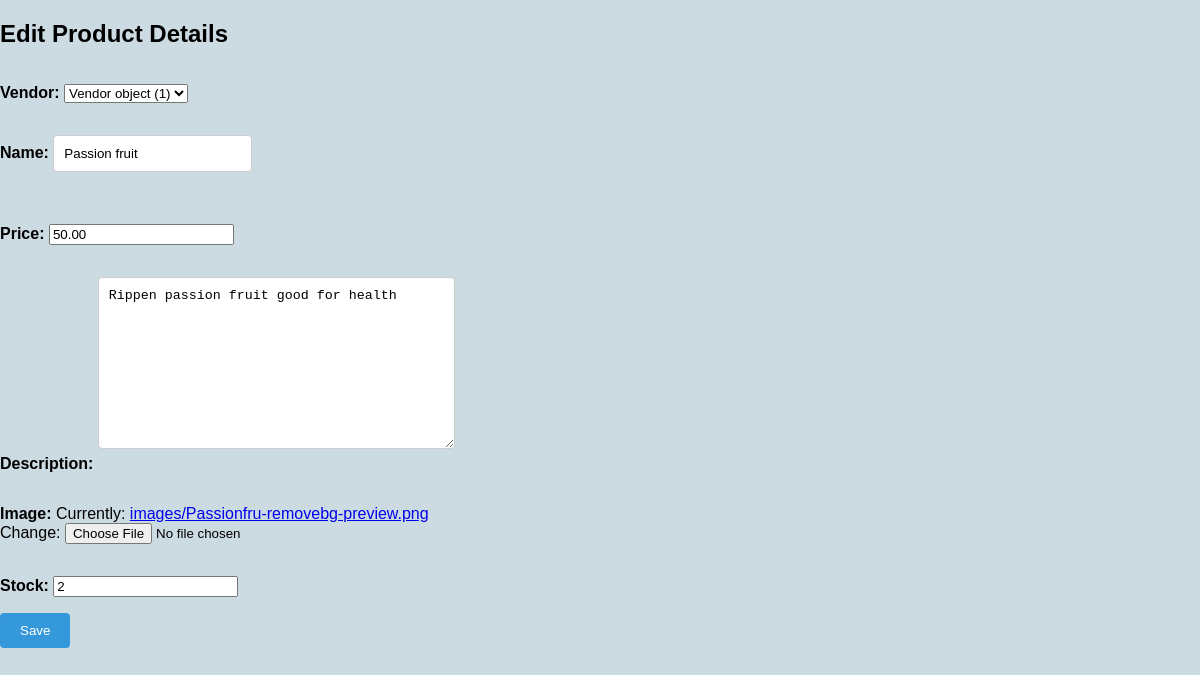
Screenshot of /inventory/products/edit/2 with the database file from the repository.
### inventory/models.py (models this page shows)
class Product(models.Model):
    Vendor = models.ForeignKey(Vendor,null=True,on_delete=models.CASCADE)
    name=models.CharField(max_length=32)
    price=models.DecimalField(max_digits=8,decimal_places=2)
    description=models.TextField()
    image=models.ImageField(upload_to='images/')
    date_created=models.DateTimeField(auto_now_add=True)
    date_updated=models.DateTimeField(auto_now=True)
    stock=models.PositiveIntegerField()

### inventory/views.py (the view)
# urls.py: path("products/edit/<int:id>", product_update_view, name = "product_update_view"),
def product_update_view(request, id):
    product = Product.objects.get(id=id)
    if request.method == 'POST':
        form = ProductUploadForm(request.POST, instance=product)
        if form.is_valid():
            form.save()
            return redirect("product_detail_view", id=product.id)
    else:
        form =ProductUploadForm(instance=product)
        return render(request, "inventory/edit_product.html", {'form': form})

### inventory/forms.py
class ProductUploadForm(forms.ModelForm):
    class Meta:
        model = Product
        fields = "__all__"

### templates/inventory/edit_product.html (shortened to what this page needs)
<!DOCTYPE html>
<html lang="en">
<head>
</head>
<body>
    <h2 class="edit">Edit Product Details</h2>
    <form method="POST">
        {{form.as_p}}
        <button type="submit">Save</button>
    </form>
</body>
</html>

### templates/inventory/edit_product.html (style rules this page uses)
body { background-color:#ccdbe1 ; font-family: Arial, sans-serif; margin: 0; padding: 0; }
form { display: flex; flex-direction: column; }
label { font-weight: bold; margin-bottom: 5px; }
input[type="text"], textarea { padding: 10px; border: 1px solid #ccc; border-radius: 4px; margin-bottom: 20px; }
button[type="submit"] { background-color: #3498db; color: #fff; border: none; padding: 10px 20px; border-radius: 4px; cursor: pointer; align-self: flex-start; }

### rows the page displays
Product: Vendor "Vendor object (1)", name "Passion fruit", price "50.00", description "Rippen passion fruit good for health", stock "2"
